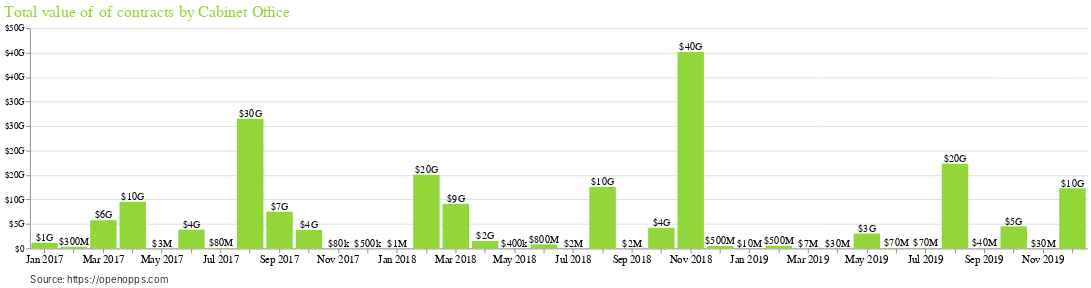

Source (notebook cell):
### Code cell
chart = (
            alt.Chart(df1, width=1200, height=250, title="Total value of of contracts by Cabinet Office")
                .mark_bar(color='#91D739')
                .encode(
                alt.X(
                    "yearmonth(releasedate):O",
                    ## xAxis title must be "Source: https://openopps.com"
                    axis=alt.Axis(title="Source: https://openopps.com", grid=False, 
                labelFont='Helvetica', 
                labelFontSize=12, 
                labelAngle=0, 
                titleAlign='left',
                titleAnchor='start',
                titleFont='Helvetica',
                titleFontSize= 11,
                titleFontWeight= 300,
                titleX= -0,
                titleY= 30)
                ),
                alt.Y("sum(aw_value_sum):Q",
                      axis=alt.Axis(title="",
                                    format="$,.0s"),
                      ),
                tooltip=[
                    alt.Tooltip('sum(aw_value_sum):Q', title="Total value", format="$,.4r"),
                    alt.Tooltip('sum(ocid_count):Q', title="Total contracts")
                ],
                  # suppress the legend for now.
            )
        )

        text = (
            chart.mark_text(align="center", baseline="bottom")
                .encode(text=alt.Text('sum(aw_value_sum):Q', format='$,.1s'))
        )

        (chart+text).configure_view(
          strokeWidth=0
        ).configure_title(fontSize=18, anchor='start',
                color= "#91D739", font='Helvetica', fontWeight=400)

### Figure 1 — Vega-Lite specification as saved in the notebook (floating-point values rounded to 4 significant figures; data arrays with more than 128 entries replaced by an {"elided": "..."} marker saying what was removed)
{"config": {"view": {"continuousWidth": 400, "continuousHeight": 300, "strokeWidth": 0}, "title": {"anchor": "start", "color": "#91D739", "font": "Helvetica", "fontSize": 18, "fontWeight": 400}}, "layer": [{"mark": {"type": "bar", "color": "#91D739"}, "encoding": {"tooltip": [{"type": "quantitative", "aggregate": "sum", "field": "aw_value_sum", "format": "$,.4r", "title": "Total value"}, {"type": "quantitative", "aggregate": "sum", "field": "ocid_count", "title": "Total contracts"}], "x": {"type": "ordinal", "axis": {"grid": false, "labelAngle": 0, "labelFont": "Helvetica", "labelFontSize": 12, "title": "Source: https://openopps.com", "titleAlign": "left", "titleAnchor": "start", "titleFont": "Helvetica", "titleFontSize": 11, "titleFontWeight": 300, "titleX": 0, "titleY": 30}, "field": "releasedate", "timeUnit": "yearmonth"}, "y": {"type": "quantitative", "aggregate": "sum", "axis": {"format": "$,.0s", "title": ""}, "field": "aw_value_sum"}}, "height": 250, "title": "Total value of of contracts by Cabinet Office", "width": 1200}, {"mark": {"type": "text", "align": "center", "baseline": "bottom"}, "encoding": {"text": {"type": "quantitative", "aggregate": "sum", "field": "aw_value_sum", "format": "$,.1s"}, "tooltip": [{"type": "quantitative", "aggregate": "sum", "field": "aw_value_sum", "format": "$,.4r", "title": "Total value"}, {"type": "quantitative", "aggregate": "sum", "field": "ocid_count", "title": "Total contracts"}], "x": {"type": "ordinal", "axis": {"grid": false, "labelAngle": 0, "labelFont": "Helvetica", "labelFontSize": 12, "title": "Source: https://openopps.com", "titleAlign": "left", "titleAnchor": "start", "titleFont": "Helvetica", "titleFontSize": 11, "titleFontWeight": 300, "titleX": 0, "titleY": 30}, "field": "releasedate", "timeUnit": "yearmonth"}, "y": {"type": "quantitative", "aggregate": "sum", "axis": {"format": "$,.0s", "title": ""}, "field": "aw_value_sum"}}, "height": 250, "title": "Total value of of contracts by Cabinet Office", "width": 1200}], "data": {"name": "data-8b0c1942d17913121569245191db7c86"}, "$schema": "https://vega.github.io/schema/vega-lite/v4.0.2.json", "datasets": {"data-8b0c1942d17913121569245191db7c86": {"elided": "233 records"}}}
